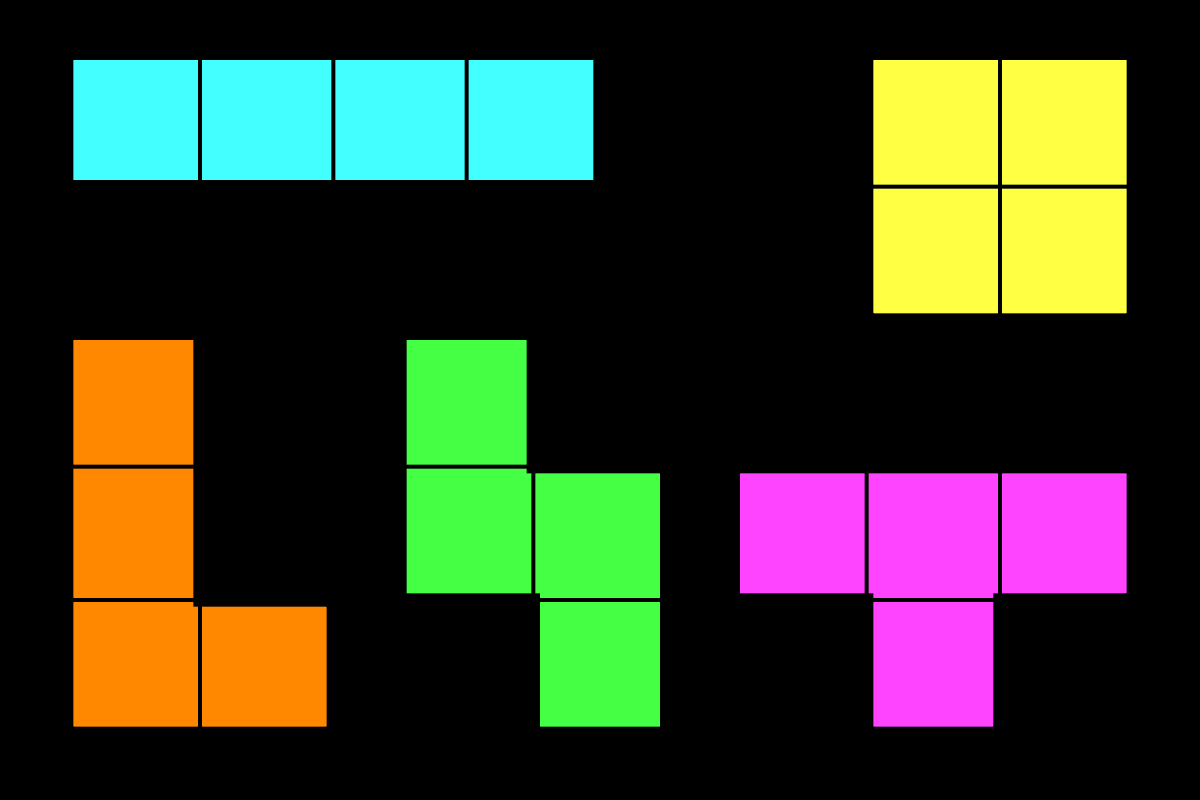
#> input picture src/dataset/tetris_blocks_2.png, 1200 x 800 px
$ python counting_objects.py
#> lines starting #> are read from the running program, lines starting #| are printed output that depends on the picture; after the words box and inside, x2 and y2 are one past the last pixel; in counts of white or black regions, pixels touching at a corner belong together
import os
import cv2
import imutils

from src.cnsts import DATASET_DIR

IMG_NAME: str = 'tetris_blocks_2.png'

# Load an image
img = cv2.imread(os.path.join(DATASET_DIR, IMG_NAME))
#> img is the input picture: shape (800, 1200, 3); mean B, G, R 41.1, 61.8, 57.5

# Convert the image to grayscale
gray_img = cv2.cvtColor(img, cv2.COLOR_BGR2GRAY)
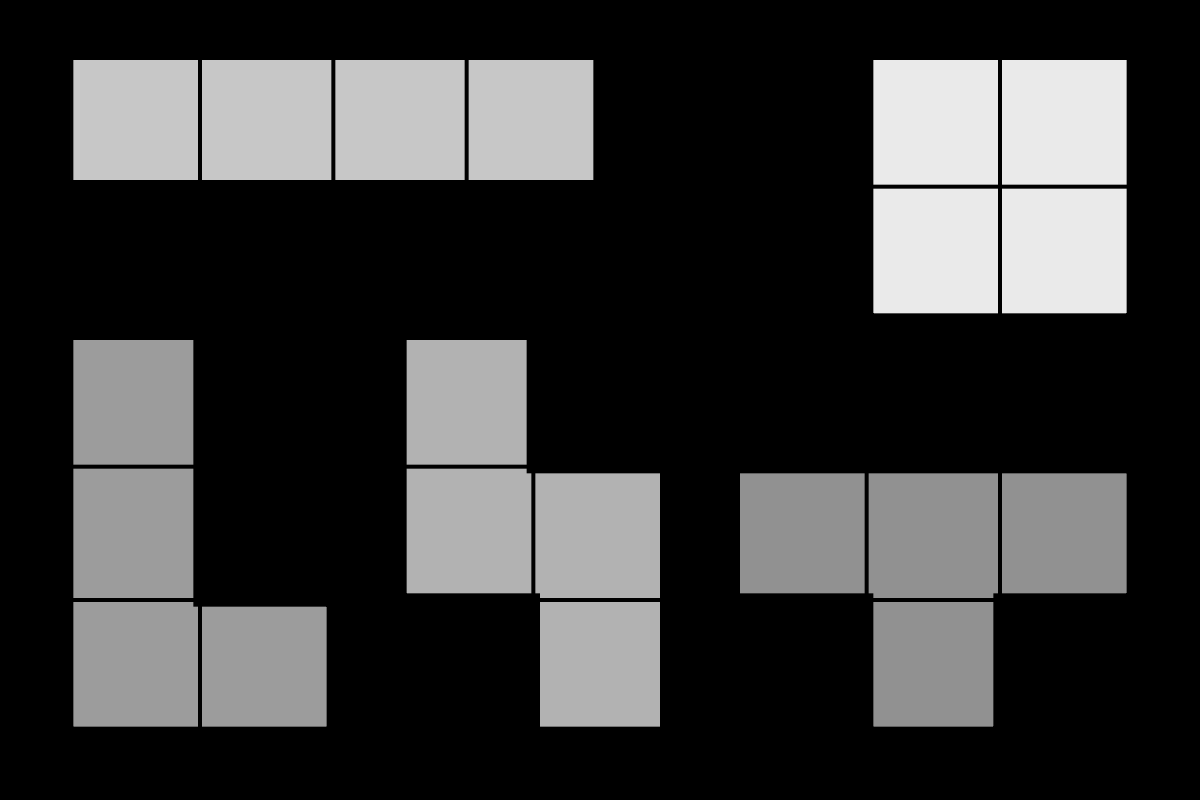
#> gray_img: shape (800, 1200); min 0, max 234, mean 58.2

# Apply edge detection
edged_img = cv2.Canny(gray_img, 30, 150)  # minVal and maxVal are the minimum and maximum intensity gradients
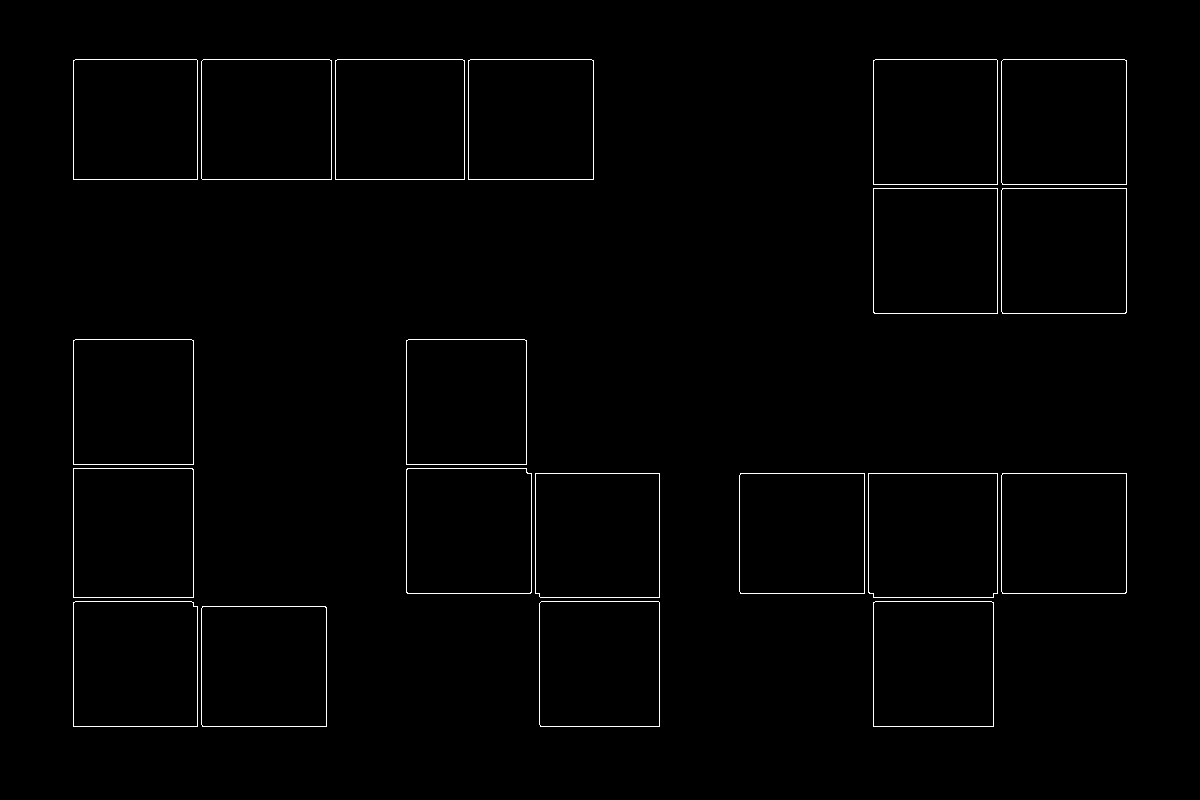
#> edged_img: shape (800, 1200); 1% white in thin lines or dots, all inside (x1, y1, x2, y2) = (73, 59, 1127, 727)

# Display the original image, grayscale image, and edge-detected image
cv2.imshow('Original Image', img)
cv2.waitKey(0)
cv2.imshow('Grayscale Image', gray_img)
cv2.waitKey(0)
cv2.imshow('Edge-detected Image', edged_img)
cv2.waitKey(0)

# Find contours
contours = cv2.findContours(edged_img.copy(), cv2.RETR_EXTERNAL, cv2.CHAIN_APPROX_SIMPLE)  # CHAIN_APPROX_SIMPLE stores only the endpoints of the contours
#> contours = 20 contours; largest, box (x1, y1, x2, y2) and area: (868, 473, 998, 598) 15960, (1001, 188, 1127, 314) 15622, (1001, 59, 1127, 185) 15620, (406, 468, 532, 594) 15600, (201, 59, 332, 180) 15596
contours = imutils.grab_contours(contours)

# Draw the contours
output_img = img.copy()
cv2.drawContours(output_img, contours, -1, (0, 255, 0), 2)  # -1 means draw all the contours, (0, 255, 0) is the color, 2 is the thickness
cv2.putText(output_img, f'Found {len(contours)} objects', (10, 25), cv2.FONT_HERSHEY_SIMPLEX, 0.7, (0, 255, 0), 2)
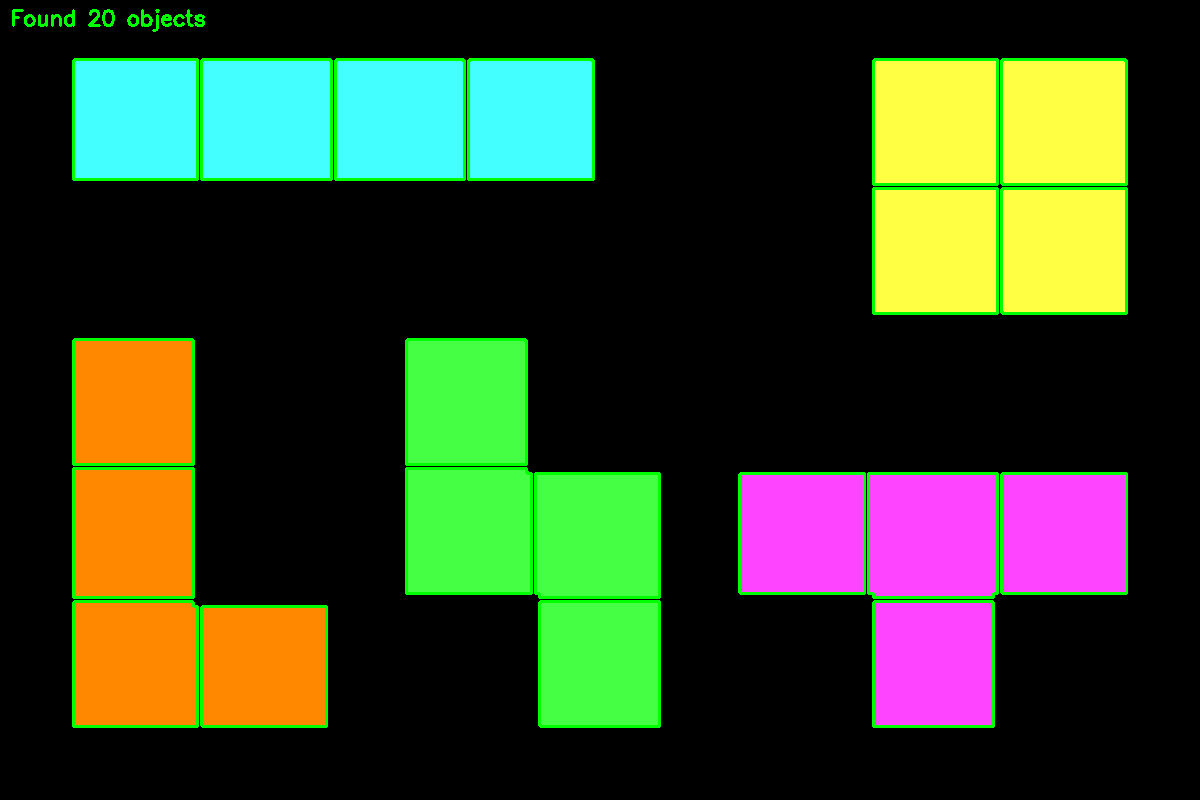
#> output_img: shape (800, 1200, 3); mean B, G, R 39.1, 67.1, 54.8
cv2.imshow('Contours', output_img)
cv2.waitKey(0)

# Loop through the contours
for i, contour in enumerate(contours):
    # Compute the bounding box of the contour
    (x, y, w, h) = cv2.boundingRect(contour)
    cv2.rectangle(output_img, (x, y), (x + w, y + h), (0, 0, 255), 2)
    cv2.putText(output_img, f'Object {i + 1}', (x, y - 10), cv2.FONT_HERSHEY_SIMPLEX, 0.5, (0, 0, 255), 2)
#> this loop made 20 passes
#> (x, y, w, h) on passes 1 to 12: (201, 606, 126, 121), (873, 601, 121, 126), (539, 601, 121, 126), (73, 601, 125, 126), (1001, 473, 126, 121), (868, 473, 130, 125), (739, 473, 126, 121), (535, 473, 125, 125), (406, 468, 126, 126), (73, 468, 121, 130), (406, 339, 121, 126), (73, 339, 121, 126)
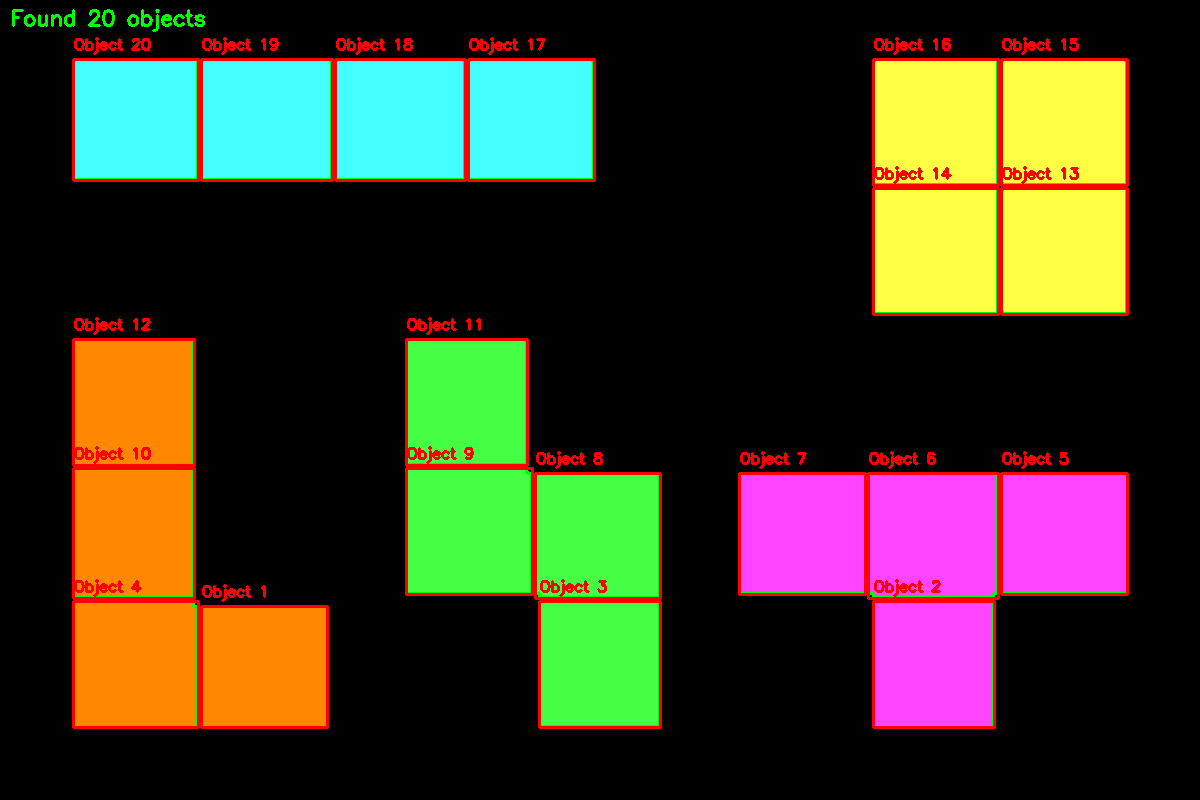
#> output_img: shape (800, 1200, 3); 4.11% of pixels changed, all inside (x1, y1, x2, y2) = (72, 37, 1129, 729)
cv2.imshow('Bounding Box', output_img)
cv2.waitKey(0)
